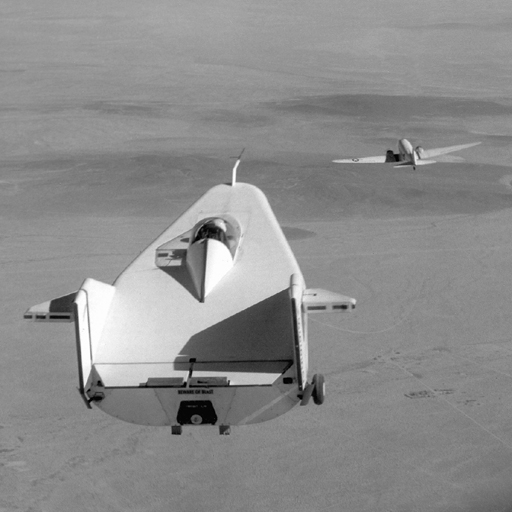
#> input picture tp4/liftingbody.png, 512 x 512 px, found by its file name
$ jupyter execute --allow-errors TP2_mutimedia.ipynb
#> lines starting #> are read from the running program, lines starting #| are printed output that depends on the picture
<a href="https://colab.research.google.com/github/partizanos/multimedia_security/blob/master/TP2_mutimedia.ipynb" target="_parent"></a>

# TP2 Dimitris Proios

## Encryption
This exercise will show a fundamental difference between classical cryptography techniques and (robust)
watermarking.
Exercise 1
### 1. Read in the image liftingbody.png

[cell 1]
import matplotlib.image as mpimg; import matplotlib.pyplot as plt; import numpy as np; import requests; from PIL import Image; from io import BytesIO; import math; from skimage import data
img = np.array(Image.open(BytesIO(requests.get("https://raw.githubusercontent.com/partizanos/multimedia_security/master/tp4/liftingbody.png").content)))
#> img is the input picture: shape (512, 512); min 0, max 255, mean 140.3
plt.imshow(img, cmap="gray")

### 2. Make a permutation matrix that will map each pixel of the source image to a new 2D position. Store this matrix and use it to permute the input image to a new (permuted) output image. Show both on the screen.

[cell 2]
def perm(img):
  M, N = img.shape
#> M = 512; N = 512
  arrM = np.random.permutation(M)
  arrN = np.random.permutation(N)

  new_img = np.zeros((M,N))
  for i in range(M):
    for j in range(N):
      new_img[i,j] = img[arrM[i],arrN[j]]
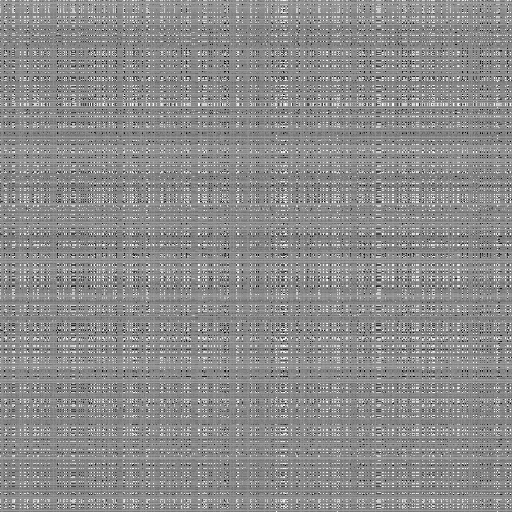
#> new_img: shape (512, 512) float64; min 0, max 255, mean 140.3
  return new_img

plt.imshow(perm(img), "gray")

### 3. Determine and show the histograms of both the original source image and the permuted image. Explain the results.
** Answer** They are identical since the chanel values are same just in different positions

[cell 3]
plt.hist(img.ravel(),256,[0,256]); plt.title("original"); plt.show()
#> after `plt.hist(img.ravel(), 256, [0, 256])`:
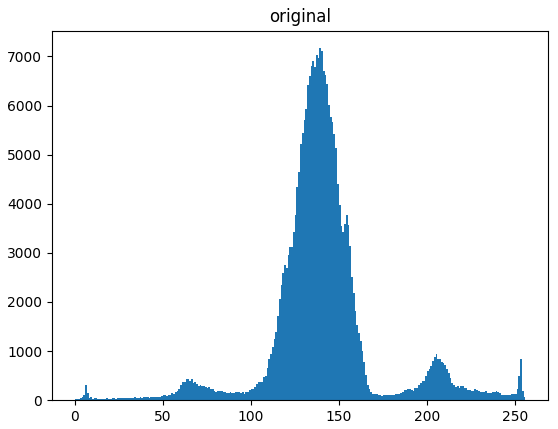
#> figure drawn by matplotlib, 1 panel; tallest bar 7168 high, from x = 139 to 140
#> (the rest of this cell did not finish here and is left out)

## Exercise 2
### Write a function that models block loss to an image in transmission. Your function should take an input image and set a random [N × M ] block of the image to zero. See Figure 1

[cell 4]
def loss_function (X, N, M):
#> called with N = 30, M = 400
  seed = int(np.random.random()*255)
  while M-seed<0 and N-seed<0:
    seed = int(np.random.random()*255)
  X[seed:seed+M, seed:seed+N] = 0
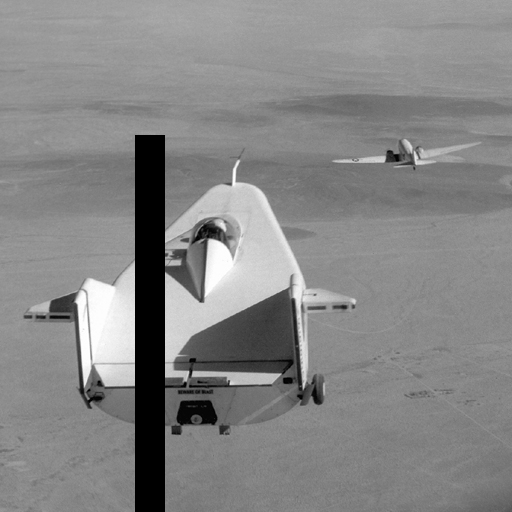
#> X: shape (512, 512); min 0, max 255, mean 133.6
  return X
plt.imshow(loss_function (img, 30, 400), "gray")

## Exercise 3
### 1. Read in the source image liftingbody.png
### 2. Make a permuted version using your permutation matrix
### 3. Take the permuted image and distorted using the block-loss function.
### 4. Permute the image back to the original and explain the result.

**Answer**

We can observe that the distortion spread across the whole image.

[cell 5]
img = np.array(Image.open(BytesIO(requests.get("https://raw.githubusercontent.com/partizanos/multimedia_security/master/tp4/liftingbody.png").content)))

def perm(img):
  M, N = img.shape
#> M = 512; N = 512
  arrM = np.random.permutation(M)
  arrN = np.random.permutation(N)

  new_img = np.zeros((M,N))
  for i in range(M):
    for j in range(N):
      new_img[i,j] = img[arrM[i],arrN[j]]
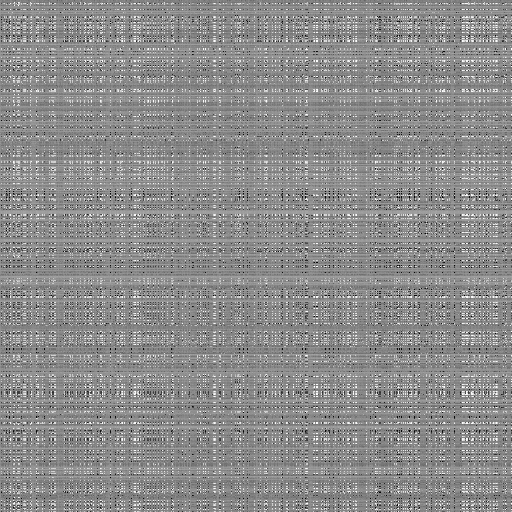
#> new_img: shape (512, 512) float64; min 0, max 255, mean 140.3
  return new_img, arrM, arrN

new_img, arrM, arrN = perm(img)
#> arrM = 512 values, max 511 at index 68, min 0 at index 276, mean 255.5; arrN = 512 values, max 511 at index 57, min 0 at index 132, mean 255.5
new_img = loss_function (new_img, 30, 400)
#> call 2 of loss_function, with N = 30, M = 400
#> in loss_function (call 2), `X[seed:seed+M, seed:seed+N] = 0`:
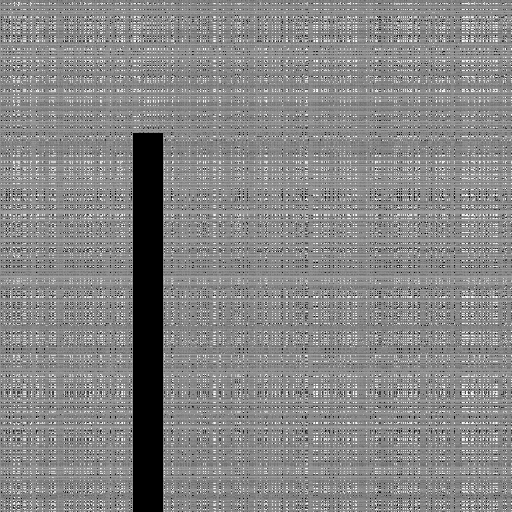
#> X: shape (512, 512) float64; min 0, max 255, mean 134.1


def unperm(img, arrM, arrN):
  new_img = np.zeros((M,N))
  for i in range(len(arrM)):
    for j in range(len(arrN)):
      new_img[arrM[i],arrN[j]] = img[i,j]
  return new_img, arrM, arrN

#> (the rest of this cell did not finish here and is left out)

## Exercise 4
1. Read in the source image liftingbody.png
2. Generate a new noisy image whose values {−1, 1} are uniformly distributed
3. Add the noisy image to the original source image.
4. Display both images and their histograms. Explain what you see.
5. Repeat the step with new noisy images with values {−5, 5}, {−10, 10} and {−15, 15}
6. Add these 3 noisy images to the original image individually and determine the PSNR value each
time. Plot all PSNR value vs. noise value and explain the result

[cell 6]
#1
img = np.array(Image.open(BytesIO(requests.get("https://raw.githubusercontent.com/partizanos/multimedia_security/master/tp4/liftingbody.png").content)))
#2
def distort(img, low, high, draw=False):
#> called with low = -1, high = 1, draw = True
  M,N = img.shape
#> M = 512; N = 512
  noisy = np.random.choice(2,  M*N).tolist()
  noisy = np.array([low if i == 0 else i for high in noisy ])
  noisy = noisy.reshape((M,N))
  #3
  mix = noisy + img
  plt.imshow(mix, "gray"); plt.show('mix'); plt.show();
  plt.imshow(img, "gray"); plt.show('original'); plt.show();
  plt.hist(img.ravel(),256,[0,256]); plt.title("original"); plt.show()
  plt.hist(mix.ravel(),256,[0,256]); plt.title("mix"); plt.show()


#> (the rest of this cell did not finish here and is left out)
